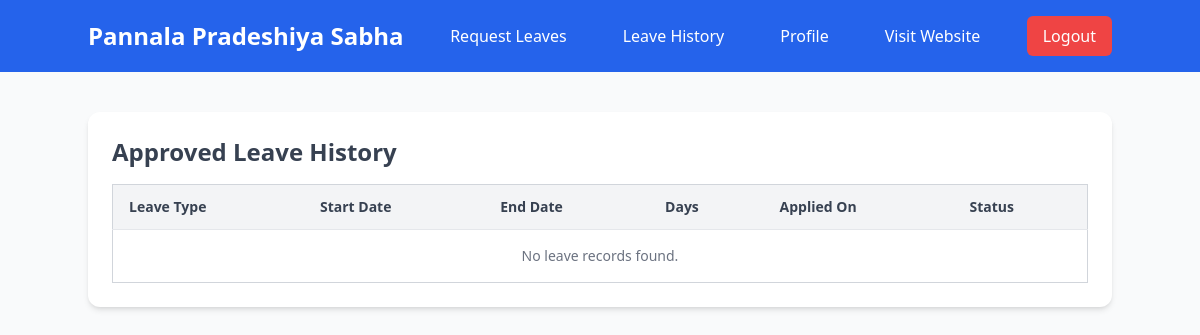
Before: /user/leave_history.php (signed in) with the older database file.
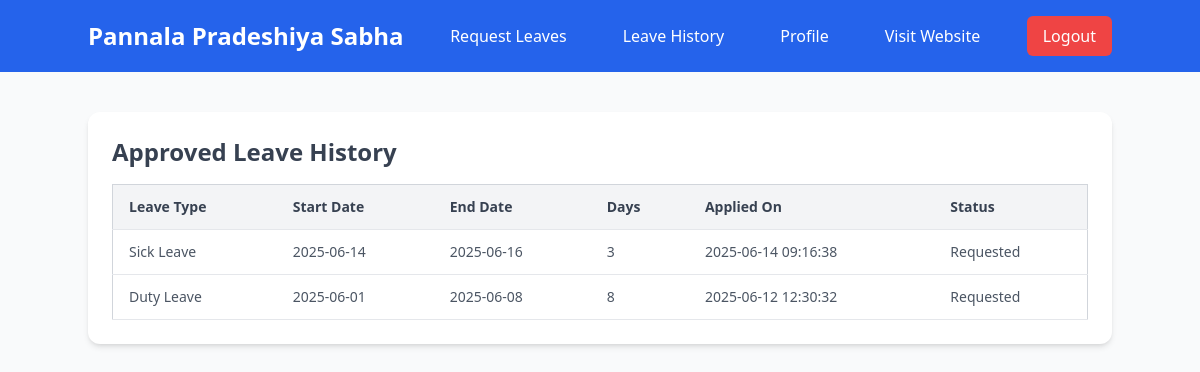
After: the same page with the newer database file.
### tables this page shows
CREATE TABLE `wp_leave_request` (
  `request_id` int(11) NOT NULL,
  `user_id` int(11) NOT NULL,
  `leave_type` varchar(50) DEFAULT NULL,
  `leave_start_date` date NOT NULL,
  `leave_end_date` date NOT NULL,
  `number_of_days` int(11) NOT NULL,
  `reason` text DEFAULT NULL,
  `substitute` varchar(255) DEFAULT NULL,
  `status` int(11) DEFAULT NULL COMMENT '1-pending, 2-accept, 3-reject',
  `step_1_approver_id` int(11) DEFAULT NULL,
  `step_1_status` enum('pending','approved','rejected') DEFAULT 'pending',
  `step_1_date` datetime DEFAULT NULL,
  `step_2_approver_id` int(11) DEFAULT NULL,
  `step_2_status` enum('pending','approved','rejected') DEFAULT 'pending',
  `step_2_date` datetime DEFAULT NULL,
  `step_3_approver_id` int(11) DEFAULT NULL,
  `step_3_status` enum('pending','approved','rejected') DEFAULT 'pending',
  `step_3_date` datetime DEFAULT NULL,
  `final_status` enum('pending','approved','rejected') DEFAULT 'pending',
  `created_at` timestamp NOT NULL DEFAULT current_timestamp(),
  `updated_at` timestamp NOT NULL DEFAULT current_timestamp() ON UPDATE current_timestamp(),
  `sub_office` varchar(255) NOT NULL,
  `office_type` enum('head','sub') DEFAULT 'head',
  `rejection_remark` text DEFAULT NULL,
  `department_id` int(11) DEFAULT NULL
);

### user/leave_history.php (the view, shortened to what this page needs)
<?php
require '../includes/dbconfig.php';
$user_id = $_SESSION['user']['id'];
$query = "SELECT leave_type, leave_start_date, leave_end_date, number_of_days, status, created_at
          FROM wp_leave_request
          WHERE user_id = ? AND status IN (1, 2)
          ORDER BY created_at DESC";
$stmt = $conn->prepare($query);
$stmt->bind_param("i", $user_id);
$stmt->execute();
$result = $stmt->get_result();
?>
<!DOCTYPE html>
<html lang="en">
<head>
    <script src="https://cdn.tailwindcss.com"></script>
</head>
<body class="bg-gray-50 min-h-screen font-sans">
    <?php include('../includes/user-navbar.php'); ?>
    <div class="max-w-5xl mx-auto mt-10 p-6 bg-white shadow-md rounded-xl">
        <h2 class="text-2xl font-bold mb-4 text-gray-700">Approved Leave History</h2>
        <div class="overflow-x-auto">
            <table class="min-w-full bg-white border border-gray-300 rounded-md">
                <thead class="bg-gray-100 text-left text-sm font-semibold text-gray-700">
                    <tr>
                        <th class="py-3 px-4 border-b">Leave Type</th>
                        <th class="py-3 px-4 border-b">Start Date</th>
                        <th class="py-3 px-4 border-b">End Date</th>
                        <th class="py-3 px-4 border-b">Days</th>
                        <th class="py-3 px-4 border-b">Applied On</th>
                        <th class="py-3 px-4 border-b">Status</th>
                    </tr>
                </thead>
                <tbody class="text-gray-600 text-sm">
                    <?php if ($result->num_rows > 0): ?>
                        <?php while ($row = $result->fetch_assoc()): ?>
                            <?php $statusText = $row['status'] == 2 ? 'Approved' : 'Requested'; ?>
                            <tr class="hover:bg-gray-50 transition">
                                <td class="py-3 px-4 border-b"><?php echo htmlspecialchars($row['leave_type']); ?></td>
                                <td class="py-3 px-4 border-b"><?php echo htmlspecialchars($row['leave_start_date']); ?></td>
                                <td class="py-3 px-4 border-b"><?php echo htmlspecialchars($row['leave_end_date']); ?></td>
                                <td class="py-3 px-4 border-b"><?php echo htmlspecialchars($row['number_of_days']); ?></td>
                                <td class="py-3 px-4 border-b"><?php echo htmlspecialchars($row['created_at']); ?></td>
                                <td class="py-3 px-4 border-b"><?php echo htmlspecialchars($statusText); ?></td>
                            </tr>
                        <?php endwhile; ?>
                    <?php else: ?>
                        <tr>
                            <td colspan="6" class="text-center py-4 text-gray-500">No leave records found.</td>
                        </tr>
                    <?php endif; ?>
                </tbody>
            </table>
        </div>
    </div>
</body>
</html>

Changed rows visible on the page:
added wp_leave_request: leave_type "Sick Leave", leave_start_date "2025-06-14", leave_end_date "2025-06-16", number_of_days "3", created_at "2025-06-14 09:16:38", status "Requested"
added wp_leave_request: leave_type "Duty Leave", leave_start_date "2025-06-01", leave_end_date "2025-06-08", number_of_days "8", created_at "2025-06-12 12:30:32", status "Requested"
Other visible differences:
text no longer shown: "No leave records found."
